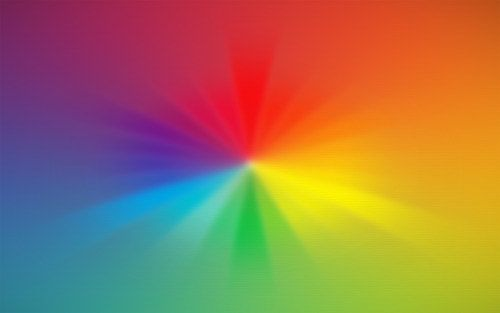
#> input picture image.jpg, 500 x 313 px
$ python sorter.py
#> lines starting #> are read from the running program, lines starting #| are printed output that depends on the picture
from PIL import Image
import colorsys


with Image.open('image.jpg') as im:
#> im is the input picture: PIL image 500x313 RGB; mean R, G, B 158.7, 117.8, 81.4
    width, height = im.size
#> width = 500; height = 313
    pixels = list(im.getdata())
#> pixels = 156500 items

    keys = {
        'l':lambda px: 0.299*px[0] + 0.587*px[1] + 0.114*px[2] ,# luminosidad
        'h':lambda px:(colorsys.rgb_to_hsv(*px)[0]) , #hue
        's':lambda px:(colorsys.rgb_to_hsv(*px)[1]),#spectre
        'v':lambda px:(colorsys.rgb_to_hsv(*px)[2])#vibrance
    }

    #SORT:

    #all
    pixels.sort(key=keys['v'])

    #each column
    for h in range(width):
        pixels[h::width] = sorted(pixels[h::width],key=keys['h'])

    #each line
    for h in range(height):
        pixels[h*width:h*width+width] = sorted(pixels[h*width:h*width+width],key=keys['l'])


    im.putdata(pixels)
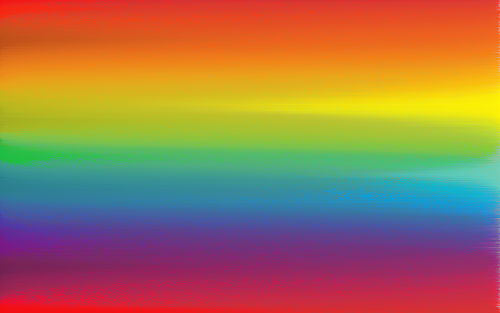
#> im: PIL image 500x313 RGB; mean R, G, B 158.7, 117.8, 81.4
    im.show()
